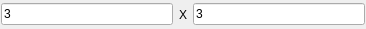
<?xml version="1.0" encoding="UTF-8"?>
<ui version="4.0">
 <class>VCASizeLineEditBox</class>
 <widget class="QWidget" name="VCASizeLineEditBox">
  <property name="geometry">
   <rect>
    <x>0</x>
    <y>0</y>
    <width>366</width>
    <height>29</height>
   </rect>
  </property>
  <property name="windowTitle">
   <string>Form</string>
  </property>
  <layout class="QVBoxLayout" name="verticalLayout">
   <property name="leftMargin">
    <number>0</number>
   </property>
   <property name="topMargin">
    <number>0</number>
   </property>
   <property name="rightMargin">
    <number>0</number>
   </property>
   <property name="bottomMargin">
    <number>0</number>
   </property>
   <item>
    <widget class="QWidget" name="widget" native="true">
     <layout class="QHBoxLayout" name="horizontalLayout">
      <property name="leftMargin">
       <number>1</number>
      </property>
      <property name="topMargin">
       <number>1</number>
      </property>
      <property name="rightMargin">
       <number>1</number>
      </property>
      <property name="bottomMargin">
       <number>1</number>
      </property>
      <item>
       <widget class="QLineEdit" name="lineEditWidth">
        <property name="text">
         <string>3</string>
        </property>
       </widget>
      </item>
      <item>
       <widget class="NormalLabel" name="label">
        <property name="text">
         <string>X</string>
        </property>
       </widget>
      </item>
      <item>
       <widget class="QLineEdit" name="lineEditHeight">
        <property name="text">
         <string>3</string>
        </property>
       </widget>
      </item>
     </layout>
    </widget>
   </item>
  </layout>
 </widget>
 <customwidgets>
  <customwidget>
   <class>NormalLabel</class>
   <extends>QLabel</extends>
   <header>normallabel.h</header>
  </customwidget>
 </customwidgets>
 <resources/>
 <connections/>
</ui>
